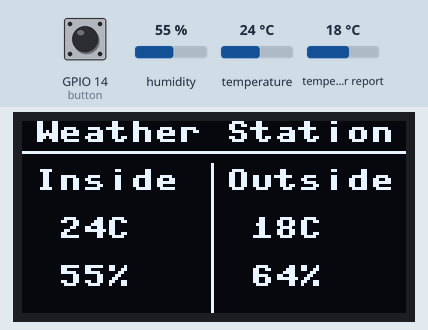
Bench run of a program on a simulated ESP32 board running MicroPython. Shown: 128×64 one-colour display. The test bench sets the inputs (shaded band); at power-on: GPIO 14 (button) HIGH, humidity 55 %, temperature 24 °C, temperature in the web weather report 18 °C. WiFi joins after 1.5 s; requests to the public web service named in the program get a made-up reply in its usual format after 0.4 s (London, UTC, broken clouds, 64 % humidity, 1013 hPa unless stated); values from a settings file that is not in the repository are placeholders; library files of the repository ran but are not shown: ssd1306.py; what the program prints to the serial console is not drawn.

Above: at 3.2 s.
3.3 s: GPIO 14 (button) pulled LOW for 0.15 s
At 4.0 s:
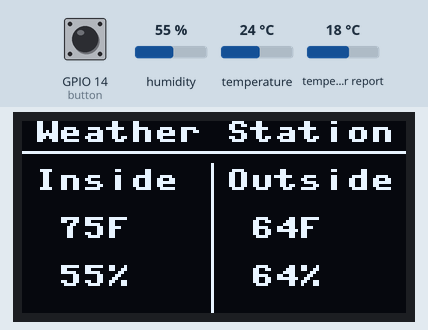
4.9 s: humidity set to 22 %
At 7.2 s:
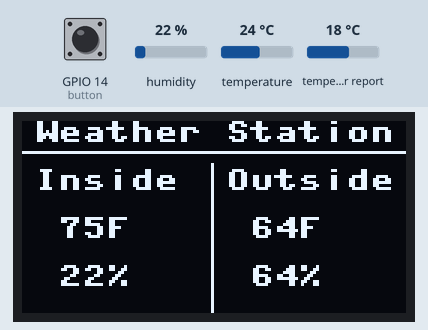
7.5 s: temperature set to 12 °C
At 8.4 s:
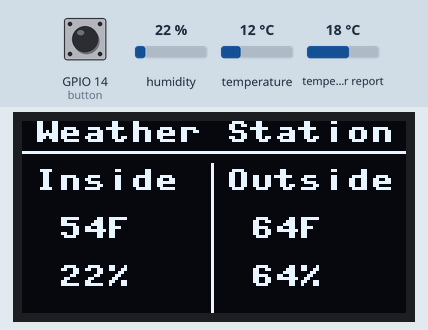
9.5 s: GPIO 14 (button) pulled LOW for 1 s
At 10.0 s:
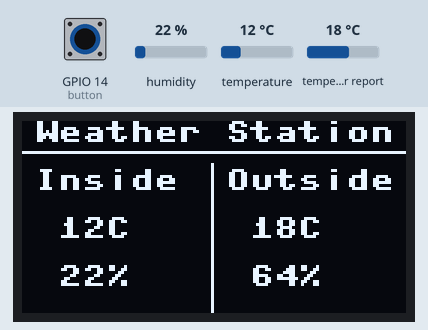
12.0 s: humidity set to 40 %
At 13.2 s:
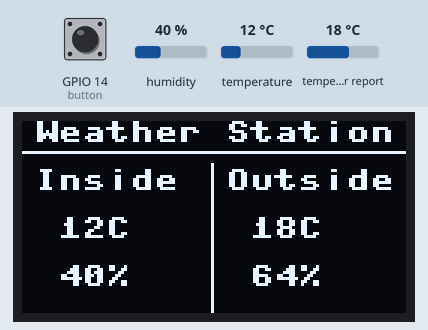
13.5 s: temperature set to 19 °C
Timing chart, 0 to 16.5 s (numbered marks = the images above; inputs shaded):
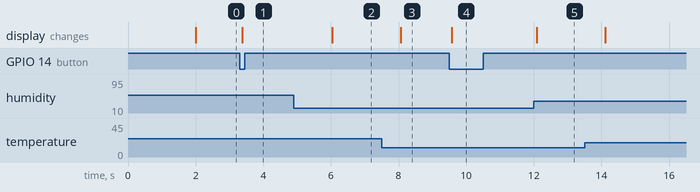

Measured:
- after the input at 3.3 s, the display: changes after 0.08 s (image 1)
- after the input at 4.9 s, the display: changes after 1.1 s (image 2)
- after the input at 7.5 s, the display: changes after 0.56 s (image 3)
- after the input at 9.5 s, the display: changes after 0.08 s (image 4)
- after the input at 12.0 s, the display: changes after 0.09 s (image 5)

The program:

weather_station.py
```python
# Weather Station: shows the temperature and humidity indoors (DHT11)
# and outdoors (from the internet) on the OLED screen.
# Button A switches between °C and °F.
import time
import dht
import requests
from machine import Pin, I2C
import ssd1306
import wifi
from button import Button

DHT_PIN = 19
BUTTON_PIN = 14   # Button A

# Change these to where you live (search "latitude longitude <your town>")
LATITUDE = 40.71
LONGITUDE = -74.01

INDOOR_EVERY_MS = 2000          # the DHT11 can only measure every ~1-2 s
OUTDOOR_EVERY_MS = 10 * 60000   # ask the internet every 10 minutes

URL = ("https://api.open-meteo.com/v1/forecast"
       "?latitude=" + str(LATITUDE) + "&longitude=" + str(LONGITUDE) +
       "&current=temperature_2m,relative_humidity_2m")

# Step 1: set up each component
i2c = I2C(0, scl=Pin(22), sda=Pin(21))
display = ssd1306.SSD1306_I2C(128, 64, i2c)
sensor = dht.DHT11(Pin(DHT_PIN))
button = Button(BUTTON_PIN)

# None means "no reading yet": shown on screen as --
indoor_temp = None
indoor_humidity = None
outdoor_temp = None
outdoor_humidity = None
fahrenheit = False


# Step 2: small functions for each job
def read_indoor():
    global indoor_temp, indoor_humidity
    try:
        sensor.measure()
        indoor_temp = sensor.temperature()
        indoor_humidity = sensor.humidity()
    except OSError:
        print("Couldn't read the DHT11 - check its wiring")


def read_outdoor():
    global outdoor_temp, outdoor_humidity
    try:
        response = requests.get(URL)
        current = response.json()["current"]
        response.close()   # always close, or the ESP32 runs out of memory
        outdoor_temp = current["temperature_2m"]
        outdoor_humidity = current["relative_humidity_2m"]
        print("Outside:", outdoor_temp, "C")
    except Exception as error:
        print("Couldn't get the outdoor weather:", error)
        outdoor_temp = None
        outdoor_humidity = None


def format_temp(celsius):
    if celsius is None:
        return "--"
    if fahrenheit:
        return str(round(celsius * 9 / 5 + 32)) + "F"
    return str(round(celsius)) + "C"


def format_humidity(percent):
    if percent is None:
        return "--"
    return str(round(percent)) + "%"


def draw():
    display.fill(0)
    display.text("Weather Station", 4, 0, 1)
    display.hline(0, 10, 128, 1)
    # left column: inside, right column: outside
    display.text("Inside", 4, 16, 1)
    display.text("Outside", 68, 16, 1)
    display.vline(63, 14, 50, 1)
    display.text(format_temp(indoor_temp), 12, 32, 1)
    display.text(format_temp(outdoor_temp), 76, 32, 1)
    display.text(format_humidity(indoor_humidity), 12, 48, 1)
    display.text(format_humidity(outdoor_humidity), 76, 48, 1)
    display.show()


# Step 3: connect, then update each reading on its own schedule
display.fill(0)
display.text("Connecting...", 4, 28, 1)
display.show()
try:
    wifi.connect()
except RuntimeError as error:
    print(error)   # keep going: indoor readings still work without Wi-Fi

read_indoor()
read_outdoor()
last_indoor = time.ticks_ms()
last_outdoor = time.ticks_ms()
draw()

while True:
    now = time.ticks_ms()

    if button.was_pressed():
        fahrenheit = not fahrenheit
        draw()

    if time.ticks_diff(now, last_indoor) >= INDOOR_EVERY_MS:
        last_indoor = now
        read_indoor()
        draw()

    if time.ticks_diff(now, last_outdoor) >= OUTDOOR_EVERY_MS:
        last_outdoor = now
        read_outdoor()
        draw()

    time.sleep_ms(20)
```

wifi.py
```python
# wifi.py - connect the ESP32 to your Wi-Fi network.
#
# Usage:
#   import wifi
#   wifi.connect()     # uses the SSID and PASSWORD from secrets.py

import time
import network


def connect(timeout_s=20):
    import secrets  # your Wi-Fi name and password live in secrets.py

    wlan = network.WLAN(network.WLAN.IF_STA)
    wlan.active(True)
    if not wlan.isconnected():
        print("Connecting to", secrets.SSID, "...")
        wlan.connect(secrets.SSID, secrets.PASSWORD)
        start = time.ticks_ms()
        while not wlan.isconnected():
            if time.ticks_diff(time.ticks_ms(), start) > timeout_s * 1000:
                raise RuntimeError("Could not connect to Wi-Fi. "
                                   "Check the name and password in secrets.py")
            time.sleep(0.25)
    print("Connected! IP address:", wlan.ipconfig("addr4")[0])
    return wlan
```

button.py
```python
# button.py - a debounced push button you can reuse in any project.
#
# Wiring: one leg of the button to a GPIO pin, the other leg to GND.
# The internal pull-up resistor keeps the pin at 1 until the button
# is pressed, which connects it to GND and makes it read 0.
#
# Usage:
#   from button import Button
#   button = Button(14)
#   while True:
#       if button.was_pressed():
#           print("Pressed!")

import time
from machine import Pin


class Button:
    def __init__(self, pin_number, debounce_ms=30):
        self.pin = Pin(pin_number, Pin.IN, Pin.PULL_UP)
        self.debounce_ms = debounce_ms
        self._last_reading = self.pin.value()
        self._stable_value = self._last_reading
        self._changed_at = time.ticks_ms()
        self._pressed = False

    def _update(self):
        # Only trust a new reading once it has stayed the same for
        # debounce_ms. That ignores the "bounces" a button makes
        # for a few milliseconds when it is pushed or released.
        reading = self.pin.value()
        now = time.ticks_ms()
        if reading != self._last_reading:
            self._last_reading = reading
            self._changed_at = now
        elif (reading != self._stable_value
              and time.ticks_diff(now, self._changed_at) >= self.debounce_ms):
            self._stable_value = reading
            if reading == 0:
                self._pressed = True

    def was_pressed(self):
        # True once for each push, no matter how long it is held down.
        self._update()
        if self._pressed:
            self._pressed = False
            return True
        return False

    def is_down(self):
        # True for as long as the button is held down.
        self._update()
        return self._stable_value == 0
```
